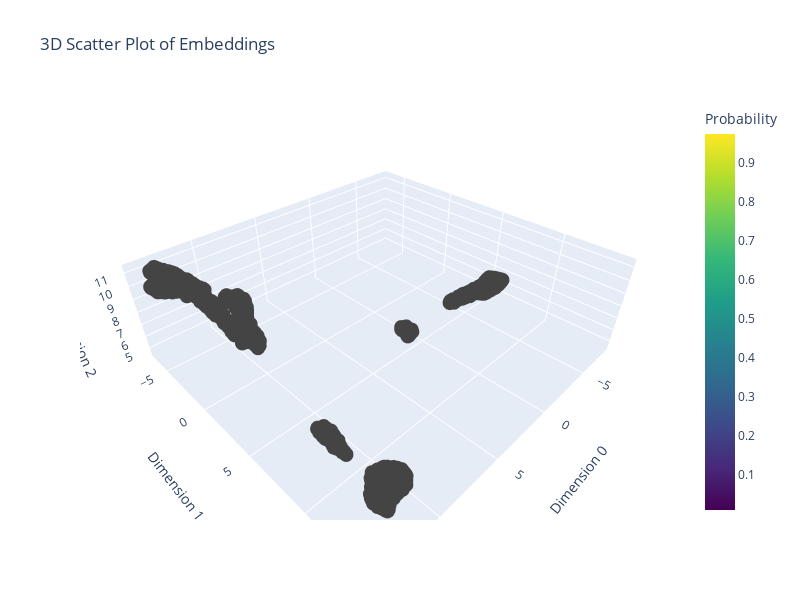

The notebook cell this image was saved under:
### Code cell
# NO LOGRO QUE ASIGNE COLORES SEGUN PROB_BAJA SI LE QUIERO PONER UNA ESCALA DE COLORES DETERMINADA (EJ VIRIDIS)

import plotly.graph_objects as go

# Create a 3D scatter plot using prob_baja with a color scale
fig = go.Figure(data=[go.Scatter3d(
    x=embedding_rf[:, 0],
    y=embedding_rf[:, 1],
    z=embedding_rf[:, 2],
    mode='markers',
    marker=dict(
        size=5,   
        color=prob_baja,  # Use prob_baja for color
        colorscale='Viridis',  # Specify the colorscale
        showscale=True,  # Show the color scale
        colorbar=dict(title="Probability")  # Optional color bar
    )
)])

# Set labels and make the plot larger
fig.update_layout(
    title='3D Scatter Plot of Embeddings',
    scene=dict(
        xaxis_title='Dimension 0',
        yaxis_title='Dimension 1',
        zaxis_title='Dimension 2'
    ),
    width=800,  # Make the plot bigger
    height=600
)

# Show the plot
fig.show()

### Figure 1 — Plotly figure (JSON) as saved in the notebook; plotly's stock layout.template omitted (floating-point values rounded to 4 significant figures; data arrays with more than 128 entries replaced by an {"elided": "..."} marker saying what was removed)
{"data": [{"marker": {"color": {"elided": "4171x1 float values"}, "colorbar": {"title": {"text": "Probability"}}, "colorscale": [[0, "#440154"], [0.1111, "#482878"], [0.2222, "#3e4989"], [0.3333, "#31688e"], [0.4444, "#26828e"], [0.5556, "#1f9e89"], [0.6667, "#35b779"], [0.7778, "#6ece58"], [0.8889, "#b5de2b"], [1, "#fde725"]], "showscale": true, "size": 5}, "mode": "markers", "type": "scatter3d", "x": {"elided": "4171 float values"}, "y": {"elided": "4171 float values"}, "z": {"elided": "4171 float values"}}], "layout": {"height": 600, "scene": {"xaxis": {"title": {"text": "Dimension 0"}}, "yaxis": {"title": {"text": "Dimension 1"}}, "zaxis": {"title": {"text": "Dimension 2"}}}, "title": {"text": "3D Scatter Plot of Embeddings"}, "width": 800}}
